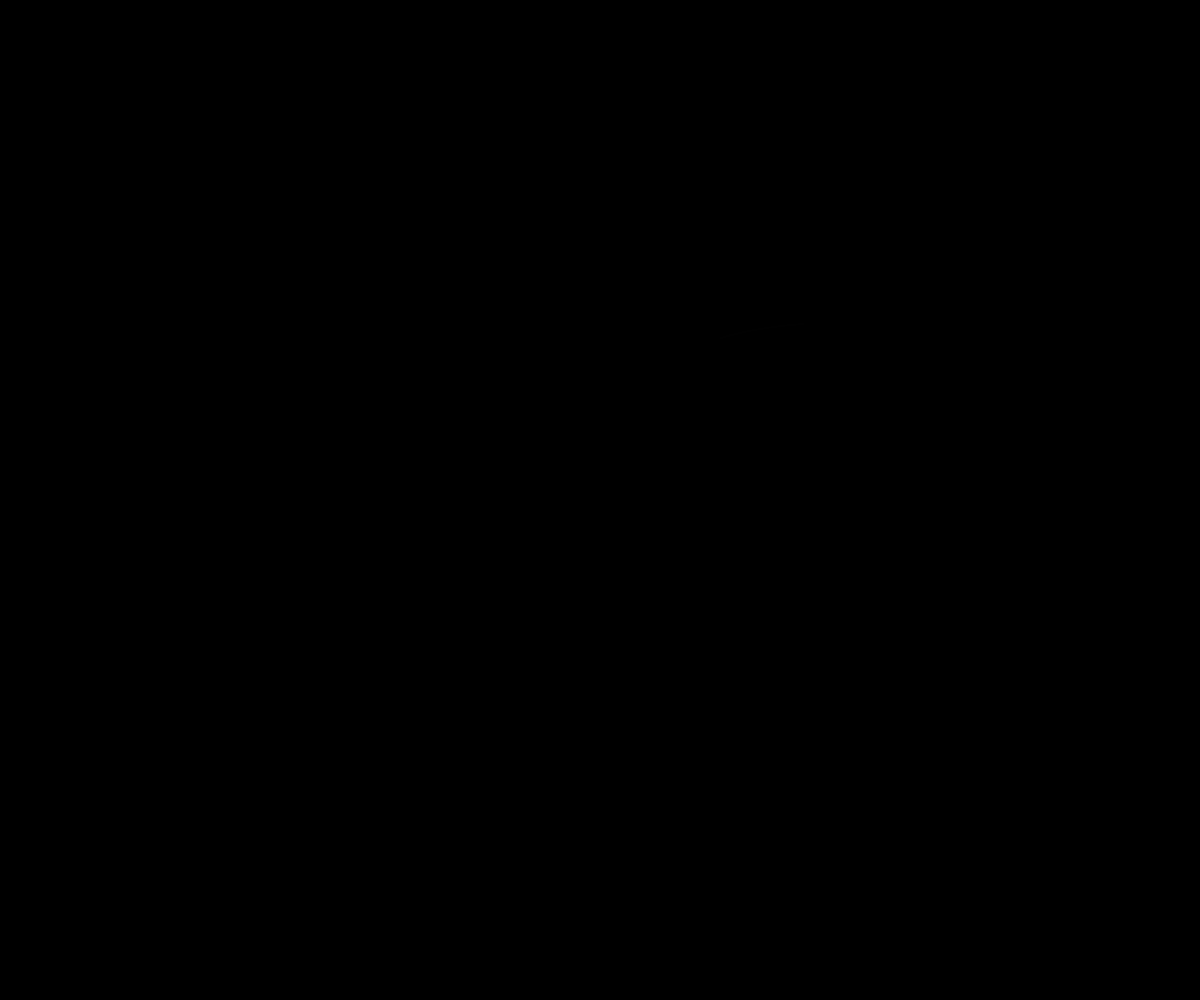
Frame 1 (no input)
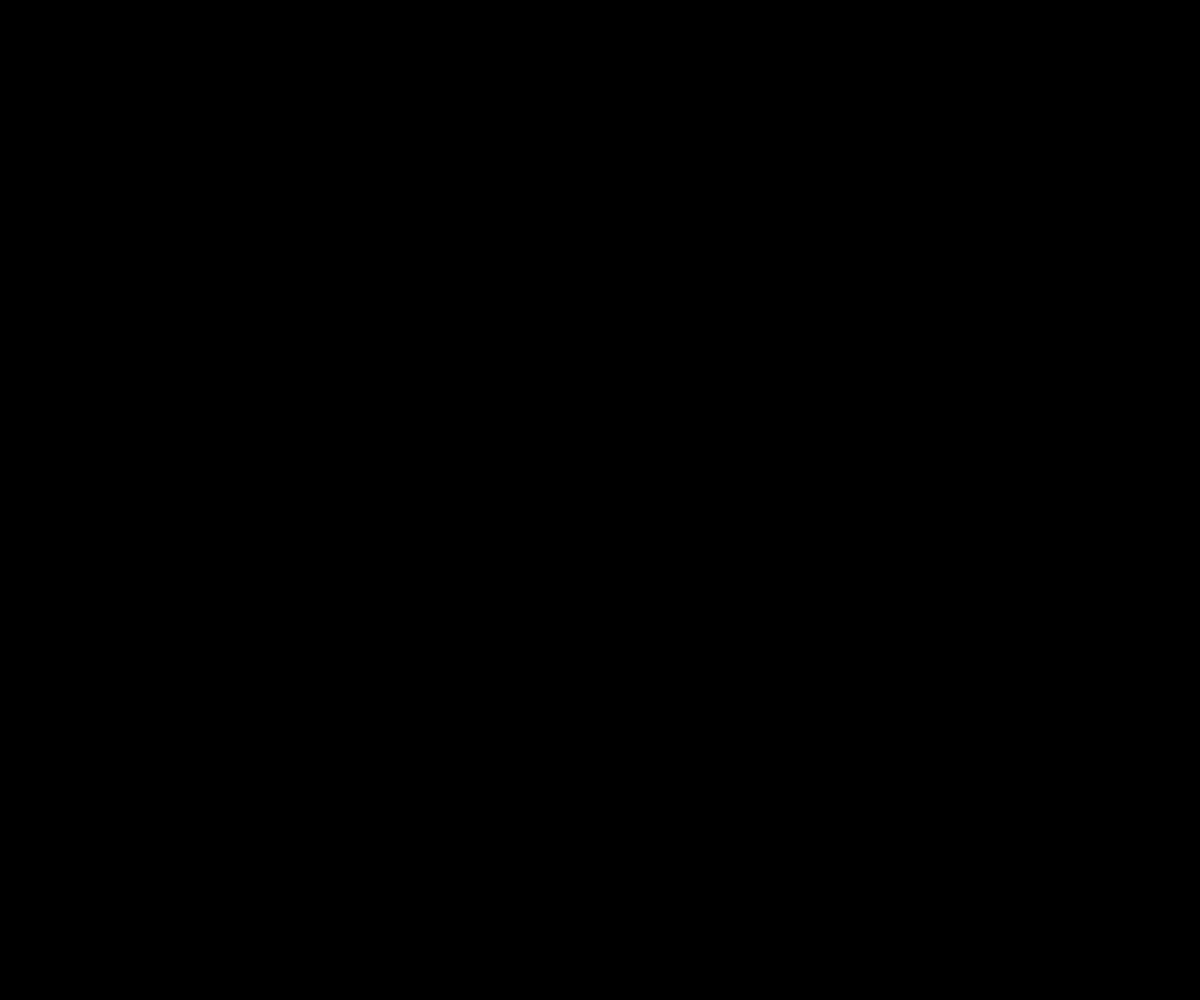
Frame 60 (no input)
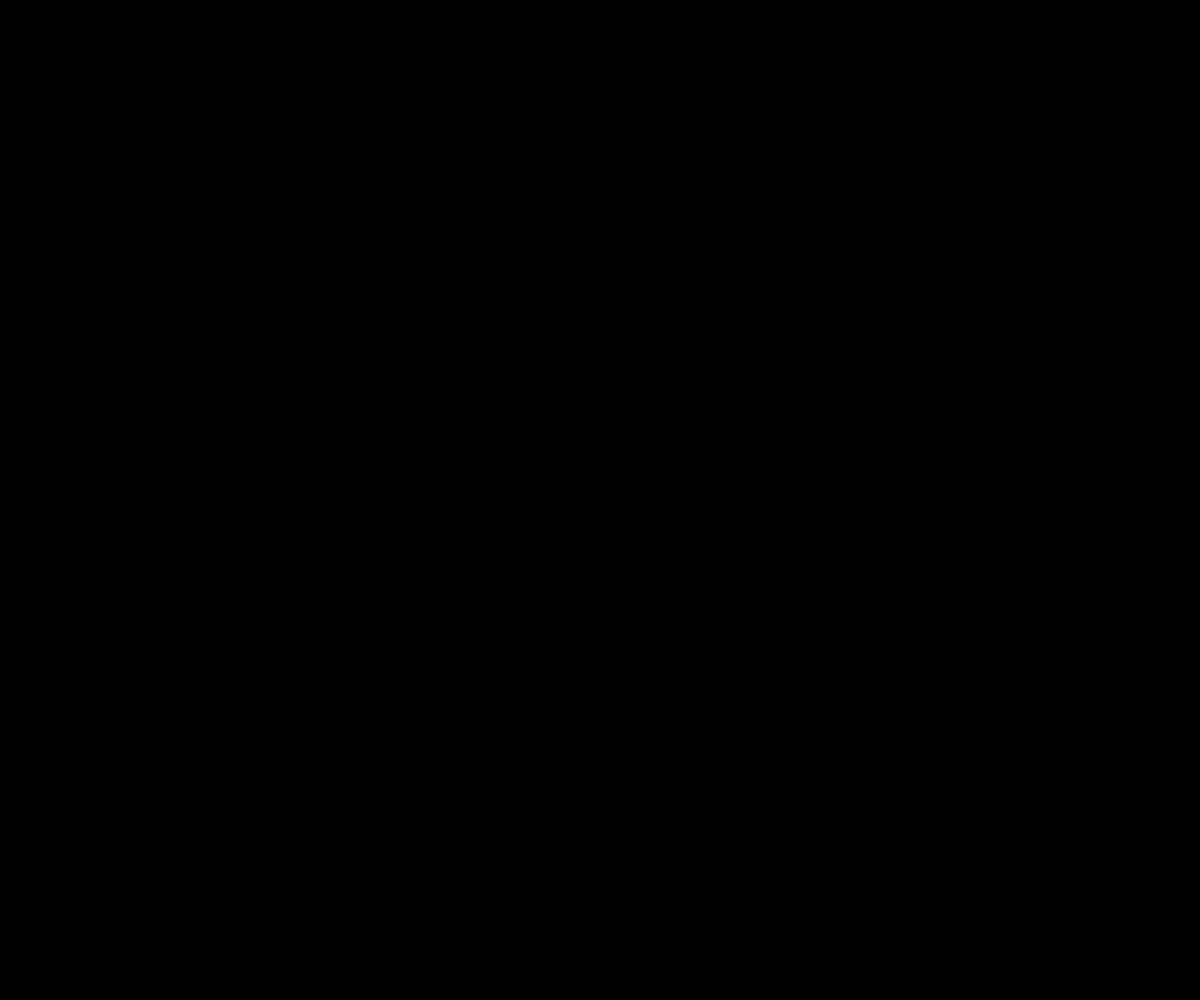
Frame 120 (the mouse pressed at the canvas centre since frame 60)

The p5.js sketch that drew these frames (run headless with seeded random() and noise() and a simulated clock; from frame 60 on, the mouse is pressed at the canvas centre):

// p5.js sketch
// ── sketch.js
/*
Inspired by Colette and Charles J. Bangert's Complex Intersecting Line (1976) and Roman Verostko's Sketch (1987)
*/

let startX;
let startY;
let endX;
let endY;

let num = 0;
let total = 1000;

let tx = 0;
let ty = 500;

function setup() {
  createCanvas(windowWidth, windowHeight);
  background(0);
  stroke(255, 1);
  strokeWeight(3);
  getStartPoint();
  getEndPoint();
}

function draw() {
  for (num = 0; num < total; num++) {
    line(startX, startY, endX, endY);
    startX = endX;
    startY = endY;
    getEndPoint();
  }
  // frameRate(12)
}


function getStartPoint() {
  startX = map(noise(tx), 0, 1, 0, width);
  startY = map(noise(ty), 0, 1, 0, height);
}

function getEndPoint() {
  endX = map(noise(tx), 0, 1, 0, width);
  endY = map(noise(ty), 0, 1, 0, height);

  tx += 0.0001;
  ty += 0.0001;
}
